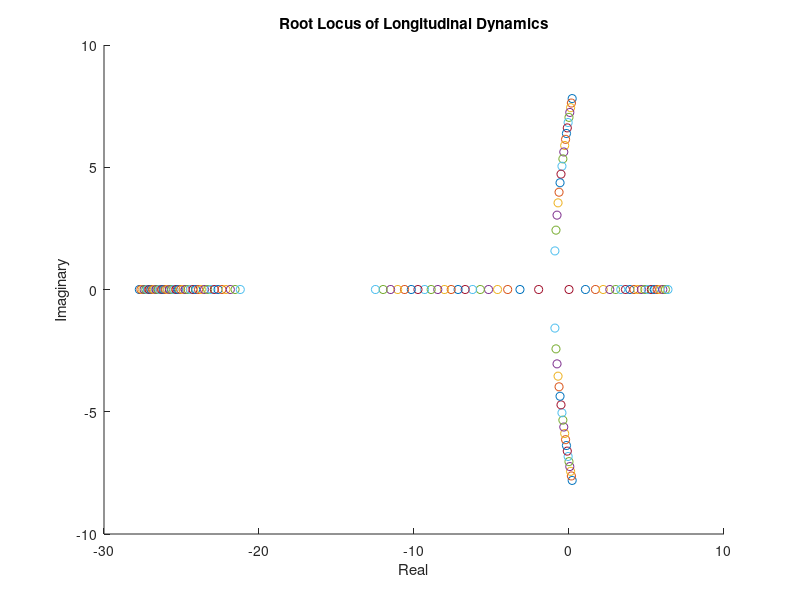

This figure's MATLAB source: (Note: this script raises an error after producing the figure.)
%% ASEN 3128 Problem 05 
%   Section 011 - Ian Faber, Sam Mohnacs, Blake Wilson, Kyle Elligott

%% Housekeeping
clc; clear; close all;

%% Constants
g = 9.81; % m/s^2
m = 0.068; % kg
d = 0.06; % m
Km = 0.0024; % N*m/N
Ix = 5.8*10^-5; % kg*m^2
Iy = 7.2*10^-5; % kg*m^2
Iz = 1.0*10^-4; % kg*m^2
nu = 10^-3; % N/(m/2)^2
mu = 2*10^-6; % N*m/(rad/s)^2

%% Problem 5 Root Locus - Longitudinal

% From problem 1
K1_long = 0.001584;
K2_long = 0.00288;
figure
hold on
title("Root Locus of Longitudinal Dynamics")
xlabel("Real")
ylabel("Imaginary")
for K3_long = -0.01:0.0005:0.01
    A = [
            0, -g, 0;
            0, 0, 1;
            -K3_long/Ix, -K2_long/Ix, -K1_long/Ix
        ];

    vals = eig(A);
    
%     k1Vec = [k1Vec; vals(1)]

    x = real(vals);
    y = imag(vals);

    scatter(x,y, 'bo')

end

xline(-0.8)
K3_long = -0.0005;
A = [
            0, -g, 0;
            0, 0, 1;
            -K3_long/Ix, -K2_long/Ix, -K1_long/Ix
    ];

vals = eig(A);
    
%     k1Vec = [k1Vec; vals(1)]

x = real(vals);
y = imag(vals);

scatter(x,y, 'ro')
hold off

%% Problem 5 Root Locus - Lateral

% From problem 1
K1_lat = 0.001276;
K2_lat = 0.00232;
figure
hold on
title("Root Locus of Lateral Dynamics")
xlabel("Real")
ylabel("Imaginary")
for K3_lat = -0.005:0.0005:0.005
    A = [
            0, g, 0;
            0, 0, 1;
            -K3_lat/Ix, -K2_lat/Ix, -K1_lat/Ix
        ];

    vals = eig(A);

    x = real(vals);
    y = imag(vals);

    scatter(x,y, 'bo')

end

xline(-0.8)
K3_lat = 0.0005;
A = [
        0, g, 0;
        0, 0, 1;
        -K3_lat/Ix, -K2_lat/Ix, -K1_lat/Ix
    ];

vals = eig(A);

x = real(vals);
y = imag(vals);

scatter(x,y, 'ro')
